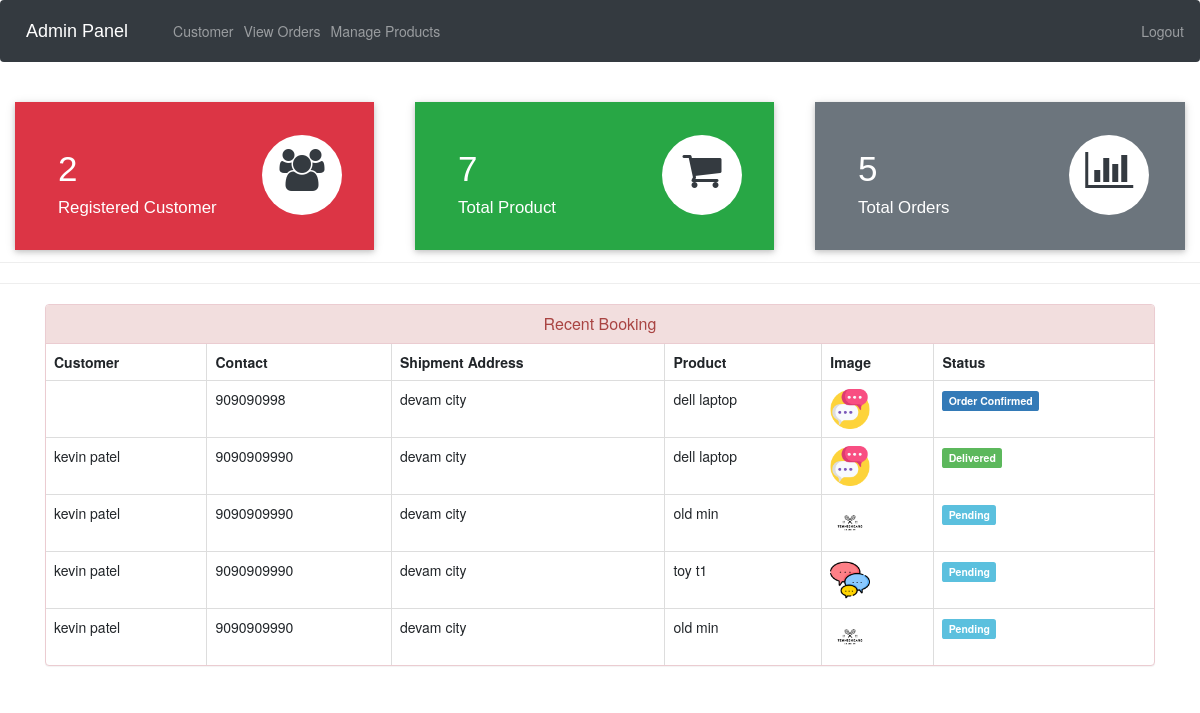
The app's page /admin-dashboard (signed in) with its own data.
### ecom/models.py (models this page shows, shortened)
class Customer(models.Model):
    user=models.OneToOneField(User,on_delete=models.CASCADE)
    profile_pic= models.ImageField(upload_to='profile_pic/CustomerProfilePic/',null=True,blank=True)
    address = models.CharField(max_length=40)
    mobile = models.CharField(max_length=20,null=False)
    @property
    def get_name(self):
        return self.user.first_name+" "+self.user.last_name

class Orders(models.Model):
    STATUS =(
        ('Pending','Pending'),
        ('Order Confirmed','Order Confirmed'),
        ('Out for Delivery','Out for Delivery'),
        ('Delivered','Delivered'),
    )
    customer=models.ForeignKey('Customer', on_delete=models.CASCADE,null=True)
    product=models.ForeignKey('Product',on_delete=models.CASCADE,null=True)
    email = models.CharField(max_length=50,null=True)
    address = models.CharField(max_length=500,null=True)
    mobile = models.CharField(max_length=20,null=True)
    order_date= models.DateField(auto_now_add=True,null=True)
    status=models.CharField(max_length=50,null=True,choices=STATUS)

class Product(models.Model):
    name=models.CharField(max_length=40)
    product_image= models.ImageField(upload_to='product_image/',null=True,blank=True)
    price = models.PositiveIntegerField()
    description=models.CharField(max_length=40)

### ecom/views.py (the view)
# urls.py: path('admin-dashboard', views.admin_dashboard_view,name='admin-dashboard'),
@login_required(login_url='adminlogin')
def admin_dashboard_view(request):
    customercount=models.Customer.objects.all().count()
    productcount=models.Product.objects.all().count()
    ordercount=models.Orders.objects.all().count()
    orders=models.Orders.objects.all()
    ordered_products=[]
    ordered_bys=[]
    for order in orders:
        ordered_product=models.Product.objects.all().filter(id=order.product.id)
        ordered_by=models.Customer.objects.all().filter(id = order.customer.id)
        ordered_products.append(ordered_product)
        ordered_bys.append(ordered_by)
    mydict={
    'customercount':customercount,
    'productcount':productcount,
    'ordercount':ordercount,
    'data':zip(ordered_products,ordered_bys,orders),
    }
    return render(request,'ecom/admin_dashboard.html',context=mydict)

### templates/ecom/admin_dashboard.html
{% extends 'ecom/admin_base.html' %}
{% load static %}
{% block content %}
<br>
{%include 'ecom/admin_dashboard_cards.html'%}
<br><br><br><br><br>
<hr><hr>
<div class="container" >
    <div class="panel panel-danger" >
      <div class="panel-heading" style="text-align:center;">
        <h6 class="panel-title">Recent Booking</h6>
      </div>
      <table class="table table-hover table-bordered" id="dev-table">
        <thead>
          <tr>
            <th>Customer</th>
            <th>Contact</th>
            <th>Shipment Address</th>
            <th>Product</th>
            <th>Image</th>
            <th>Status</th>
          </tr>
        </thead>
        {% for product,customer,order in data %}
        <tr>
          {% for c in customer %}
          <td> {{c.get_name}}</td>
          <td>{{c.mobile}}</td>
          <td>{{order.address}}</td>
          {% endfor %}
          {% for p in product %}
          <td> {{p.name}}</td>
          <td> <img src="{% static p.product_image.url %}" alt="Profile Pic" height="40px" width="40px" /></td>
          {% if order.status == 'Pending'%}
          <td> <span class="label label-info">{{order.status}}</span></td>
          {% elif order.status == 'Delivered' %}
          <td> <span class="label label-success">{{order.status}}</span></td>
          {% elif order.status == 'Out for Delivery' %}
          <td> <span class="label label-warning">{{order.status}}</span></td>
          {%else%}
            <td> <span class="label label-primary">{{order.status}}</span></td>
          {%endif%}
          {% endfor %}
        </tr>
        {% endfor %}
      </table>
  </div>
</div>
{% endblock content %}

### records on screen
Orders: address "devam city", status "Order Confirmed"
Customer: mobile "909090998"
Product: name "dell laptop", product_image (picture)
Orders: address "devam city", status "Delivered"
Customer: get_name "kevin patel", mobile "9090909990"
Orders: address "devam city", status "Pending"
Product: name "old min", product_image (picture)
Orders: address "devam city", status "Pending"
Product: name "toy t1", product_image (picture)
Orders: address "devam city", status "Pending"

### other values on screen
{{ customercount }} "2"
{{ productcount }} "7"
{{ ordercount }} "5"
